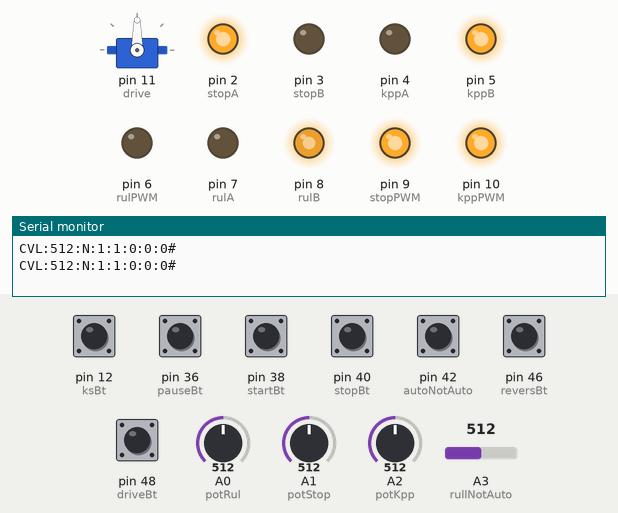
Simulated run of this sketch. Board: Arduino Mega 2560, built with avr-gcc and run on an emulated ATmega2560. On the bench: servo, output pins drawn as LEDs (lit = HIGH), the last lines printed to the serial monitor. The inputs (shaded band) are chosen by the test bench; at power-on: pin 12 (ksBt), pin 36 (pauseBt), pin 38 (startBt), pin 40 (stopBt), pin 42 (autoNotAuto), pin 46 (reversBt), pin 48 (driveBt) HIGH, A0 (potRul) = 512, A1 (potStop) = 512, A2 (potKpp) = 512, A3 (rullNotAuto) = 512.

Above: at 1.2 s.
1.3 s: A0 (potRul) set to 490
At 2.3 s:
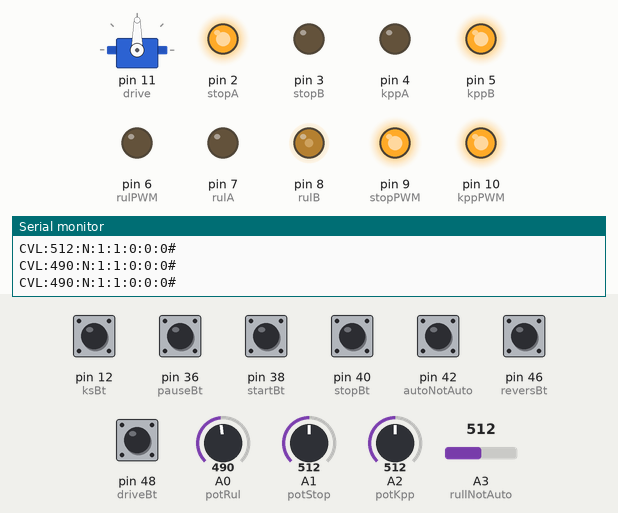
2.8 s: A1 (potStop) set to 196
4.3 s: A1 (potStop) set to 183
At 4.6 s:
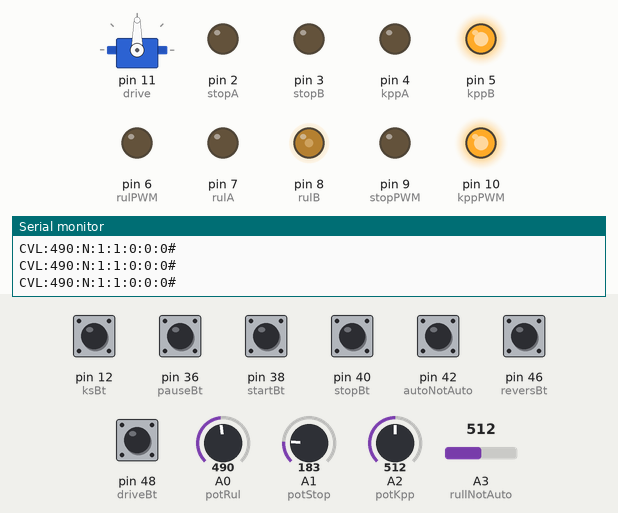
5.8 s: A2 (potKpp) set to 132
7.3 s: A2 (potKpp) set to 118
At 8.1 s:
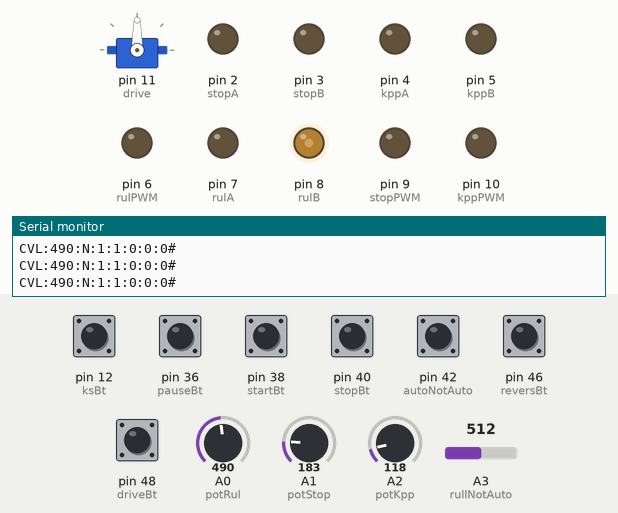
8.8 s: pin 12 (ksBt) pulled LOW for 0.15 s
At 9.3 s:
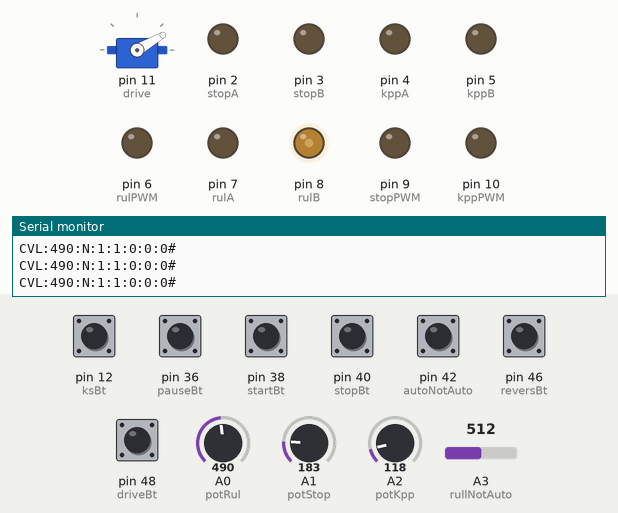
Timing chart, 0 to 11.4 s (numbered marks = the images above; inputs shaded):
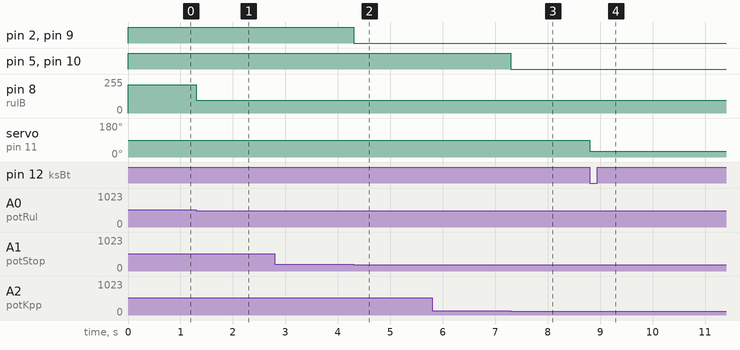

Measured:
- the behaviour switches between 184 and 183 on A1 (potStop) (found by bisection; images 1 and 2)
- the behaviour switches between 119 and 118 on A2 (potKpp) (found by bisection; images 2 and 3)
- after the input at 1.3 s, pin 8 (rulB): 212/255 → 94/255 at once
- after the input at 4.3 s, pin 2 (stopA), pin 9 (stopPWM): HIGH → LOW at once
- after the input at 7.3 s, pin 5 (kppB), pin 10 (kppPWM): HIGH → LOW at once
- after the input at 8.8 s, servo on pin 11 (drive): 90° → 30° at once

The sketch:

down_level.ino
```cpp
#define potRul A0
#define potStop A1
#define potKpp A2
#define rullNotAuto A3

#define rulA 7
#define rulB 8
#define rulPWM 6

#define stopA 2
#define stopB 3
#define stopPWM 9

#define drive 11

#define kppA 4
#define kppB 5
#define kppPWM 10


#define pauseBt 36
#define startBt 38
#define stopBt 40
#define autoNotAuto 42
#define reversBt 46
#define driveBt 48
#define ksBt 12


#include <Servo.h>

Servo servoDrive;

int needRul, needKpp, needStop, needPwmRul, needDrive, potStopVal, potKppVal;
int driveKpp = 65, reversKpp = 171, nKpp = 115, pKpp = 240, stopOn = 180, stopOff = 135, servoDriveOn = 40, servoDriveOff = 30;
int potRulVal;
int rulValues[9] = {200, 270, 340, 410, 480, 550, 620, 690, 760};
int targetVelocity[2] = {0, 0};
int rullNotAutoVal;

String to = "N";
String from = "";
String stopValue;
unsigned long timing;
unsigned long timingRul;
String kpp;
int n;
int pwm = 255;
String inputString = "";
bool stringComplete = false;
String mainString = "";

volatile int pauseVal, startVal, stopVal, ksVal, autoNotAutoVal, driveBtVal, reversBtVal;

void setup() {

  pinMode(pauseBt, INPUT_PULLUP);
  pinMode(startBt, INPUT_PULLUP);
  pinMode(stopBt, INPUT_PULLUP);
  pinMode(autoNotAuto, INPUT_PULLUP);
  pinMode(driveBt, INPUT_PULLUP);
  pinMode(reversBt, INPUT_PULLUP);
  pinMode(ksBt, INPUT_PULLUP);

  servoDrive.attach(drive);

  pinMode(potRul, INPUT);
  pinMode(rulA, OUTPUT);
  pinMode(rulB, OUTPUT);
  pinMode(rulPWM, OUTPUT);

  pinMode(potStop, INPUT);
  pinMode(stopA, OUTPUT);
  pinMode(stopB, OUTPUT);
  pinMode(stopPWM, OUTPUT);

  pinMode(potKpp, INPUT);
  pinMode(kppA, OUTPUT);
  pinMode(kppB, OUTPUT);
  pinMode(kppPWM, OUTPUT);

  Serial.begin(115200);
  needKpp = nKpp;
  needStop = stopOff;
  needRul = rulValues[4];
  needDrive = servoDriveOff;
  timingRul = millis();


}

void loop() {


  pauseVal = !digitalRead(pauseBt);
  stopVal = digitalRead(stopBt);
  startVal = !digitalRead(startBt);
  ksVal = !digitalRead(ksBt);
  autoNotAutoVal = !digitalRead(autoNotAuto);
  reversBtVal = !digitalRead(reversBt);
  driveBtVal = !digitalRead(driveBt);
  potRulVal = analogRead(potRul);
  rullNotAutoVal = analogRead(rullNotAuto);
  potStopVal = analogRead(potStop);
  potKppVal = analogRead(potKpp);


  if (potStopVal > stopOff) {
    stopValue = "1";
  }
  if (potStopVal <= stopOff + 10) {
    stopValue = "0";
  }
  if (ksVal == 1 && autoNotAutoVal == 0) {
    servoDrive.write(needDrive);
    int val;


    if (stringComplete) {
      stringComplete = false;
      testParsing();
      needRul = map(targetVelocity[1], -80, 80, rulValues[0], rulValues[8]);

      if(targetVelocity[0] > 0){
        needDrive = servoDriveOn;
      }
      else{
        needDrive = servoDriveOff;
      }

      /*
      val = mainString.toInt();
      mainString = "";


      switch (val) {

        case 'T':

          needDrive = servoDriveOn;

          break;

        case 'V':

          needDrive = servoDriveOff;

          break;

        case '9':

          needRul = rulValues[8];

          break;

        case '8':

          needRul = rulValues[7];

          break;

        case '7':

          needRul = rulValues[6];

          break;

        case '6':

          needRul = rulValues[5];

          break;

        case '5':

          needRul = rulValues[4];

          break;

        case '4':

          needRul = rulValues[3];

          break;

        case '3':

          needRul = rulValues[2];

          break;

        case '2':

          needRul = rulValues[1];

          break;

        case '1':

          needRul = rulValues[0];

          break;

        case 'S':

          needStop = stopOn;

          break;
        case 'G':

          needStop = stopOff;

          break;

        case 'F':

          needKpp = driveKpp;
          from = to;
          to = "F";

          break;

        case 'R':

          needKpp = reversKpp;
          from = to;
          to = "R";
          break;

        case 'N':

          needKpp = nKpp;

          from = to;
          to = "N";

          break;

        case 'P':

          needKpp = pKpp;

          from = to;
          to = "P";

          break;
      }
      */
    }
  }

  else if (ksVal == 0 && autoNotAutoVal == 0) {
    needStop = stopOn;
    needDrive = servoDriveOff;
    needKpp = nKpp;

  }

  else if (autoNotAutoVal == 1) {
    notAuto();
  }

  moveRulType2();
  moveStop();
  fromToKpp();

  if (millis() - timing > 500) {
    timing = millis();
    Serial.print("CVL");
    Serial.print(":");
    Serial.print(analogRead(potRul));
    Serial.print(":");
    Serial.print(kpp);
    Serial.print(":");
    Serial.print(stopValue);
    Serial.print(":");
    Serial.print(stopVal);
    Serial.print(":");
    Serial.print(pauseVal);
    Serial.print(":");
    Serial.print(startVal);
    Serial.print(":");
    Serial.print(ksVal);
    Serial.print("#");
    Serial.print('\n');
    //stop
  }
}
void notAuto() {
  digitalWrite(drive, LOW);
  needRul = map(rullNotAutoVal, 0, 1023, 760, 200);
  needStop = stopOff;
  if (reversBtVal == 1) {
    needKpp = reversKpp;
  }

  else if (driveBtVal == 1) {
    needKpp = driveKpp;
  }

  else {
    needKpp = nKpp;
  }
}

void fromToKpp() {

  if (potKppVal < needKpp - 3) {
    digitalWrite(kppA, HIGH);//вперёд
    digitalWrite(kppB, LOW);
    analogWrite(kppPWM, pwm);
    kpp = from + to;
  }

  else if (potKppVal > needKpp + 3) {
    digitalWrite(kppA, LOW);//вперёд
    digitalWrite(kppB, HIGH);
    analogWrite(kppPWM, pwm);
    kpp = from + to;
  }

  else {
    digitalWrite(kppA, LOW);//стоп
    digitalWrite(kppB, LOW);
    analogWrite(kppPWM, 0);
    kpp = to;
  }

}

void moveStop() {
  if (analogRead(potStop) < needStop - 3) {
    digitalWrite(stopA, LOW);//вперёд
    digitalWrite(stopB, HIGH);
    analogWrite(stopPWM, pwm);
  }

  else if (analogRead(potStop) > needStop + 3) {
    digitalWrite(stopA, HIGH);//вперёд
    digitalWrite(stopB, LOW);
    analogWrite(stopPWM, pwm);
  }

  else {
    digitalWrite(stopA, LOW);
    digitalWrite(stopB, LOW);
    analogWrite(stopPWM, 0);
  }
}

void moveRul() {
  int diff = abs(potRulVal - needRul);
  if (potRulVal > needRul + 2) {

    if (diff < 40) {
      needPwmRul = map(diff, 40, 0, 255, 40);
    }
    else {
      needPwmRul = 255;
    }
    digitalWrite(rulA, LOW);//вправо
    digitalWrite(rulB, HIGH);
    analogWrite(rulPWM, needPwmRul);
  }

  else if (potRulVal < needRul - 2) {

    if (diff < 40) {
      needPwmRul = map(diff, 40, 0, 255, 40);
    }
    else {
      needPwmRul = 255;
    }

    digitalWrite(rulA, HIGH);//влево
    digitalWrite(rulB, LOW);
    analogWrite(rulPWM, needPwmRul);
  }

  else {
    timingRul = millis();
    digitalWrite(rulA, LOW);
    digitalWrite(rulB, LOW);
    analogWrite(rulPWM, 0);
  }
  //}
}

void moveRulType2() {
  int diff = abs(potRulVal - needRul);
  if (potRulVal > needRul + 2) {

    if (diff < 40) {
      needPwmRul = map(diff, 40, 0, 255, 40);
    }
    else {
      needPwmRul = 255;
    }
    analogWrite(rulA, 0);//вправо
    analogWrite(rulB, needPwmRul);
  }

  else if (potRulVal < needRul - 2) {

    if (diff < 40) {
      needPwmRul = map(diff, 40, 0, 255, 40);
    }
    else {
      needPwmRul = 255;
    }

    analogWrite(rulA, needPwmRul);//влево
    analogWrite(rulB, 0);
  }

  else {
    timingRul = millis();
    digitalWrite(rulA, 0);
    digitalWrite(rulB, 0);
  }
}

void moveKppType2() {

  if (potKppVal < needKpp - 3) {

    analogWrite(kppA, 0);//вправо
    analogWrite(kppB, 255);
    kpp = from + to;
  }

  else if (potKppVal > needKpp + 3) {

    analogWrite(kppA, 255);//влево
    analogWrite(kppB, 0);
    kpp = from + to;
  }

  else {
    digitalWrite(kppA, 0);
    digitalWrite(kppB, 0);
    kpp = to;
  }
}

void serialEvent() {
  while (Serial.available()) {
    char inChar = (char)Serial.read();
    mainString += inChar;
    if (inChar == '\n'){
      stringComplete = true;
      break;
    }
  }
  for (int i = 0; i < 2; i++) {
    targetVelocity[i] = 0;
  }
}


void testParsing() {
  byte dividerIndex = mainString.indexOf(';');
  String buf1 = mainString.substring(0, dividerIndex);
  parsingLocal(buf1);
  mainString = mainString.substring(dividerIndex + 1);
  if (mainString != NULL) testParsing();
}

void parsingLocal(String tempString) {

  byte dividerIndex = tempString.indexOf(':');
  String buf1 = tempString.substring(0, dividerIndex);
  uint32_t ind = 0;
  dividerIndex++;


  if (buf1.equals("tv")) {
    for (uint8_t index = 0; index < 2; index++) {
      ind = tempString.indexOf(',', dividerIndex + 1);
      targetVelocity[index] = ((tempString.substring(dividerIndex, ind).toFloat()) * 100);
      dividerIndex = ind + 1;
    }
  }
}


//вправо руль-значения уменшаются
// 450 - вправо до упора
// 550 влево до упора
//digitalWrite(rulA, HIGH);//влево
//digitalWrite(rulB, LOW);
```
